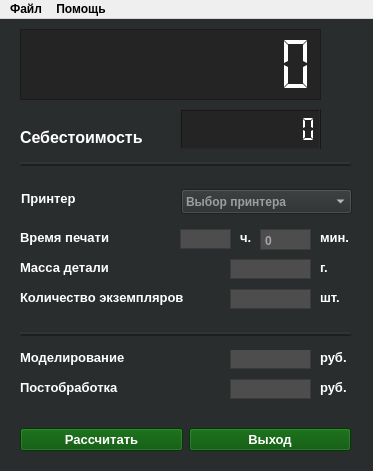
<?xml version="1.0" encoding="UTF-8"?>
<ui version="4.0">
 <class>MainWindow</class>
 <widget class="QMainWindow" name="Calc3DbyRisen">
  <property name="geometry">
   <rect>
    <x>0</x>
    <y>0</y>
    <width>373</width>
    <height>471</height>
   </rect>
  </property>
  <property name="font">
   <font>
    <bold>true</bold>
   </font>
  </property>
  <property name="acceptDrops">
   <bool>false</bool>
  </property>
  <property name="windowTitle">
   <string>Calc3D by Risen v.1.0.0</string>
  </property>
  <property name="windowIcon">
   <iconset>
    <normaloff>img/logo-1.png</normaloff>img/logo-1.png</iconset>
  </property>
  <property name="autoFillBackground">
   <bool>true</bool>
  </property>
  <property name="styleSheet">
   <string notr="true"/>
  </property>
  <property name="dockOptions">
   <set>QMainWindow::DockOption::AllowTabbedDocks|QMainWindow::DockOption::AnimatedDocks</set>
  </property>
  <widget class="QWidget" name="centralwidget">
<property name="styleSheet">
  <string notr="true">
    background-color: rgb(42, 45, 46);
    color: white; 
  </string>
</property>
   <widget class="QLabel" name="quantity">
    <property name="geometry">
     <rect>
      <x>20</x>
      <y>270</y>
      <width>171</width>
      <height>17</height>
     </rect>
    </property>
    <property name="font">
     <font>
      <pointsize>10</pointsize>
      <bold>true</bold>
     </font>
    </property>
    <property name="styleSheet">
     <string notr="true">color: rgb(255, 255, 255);</string>
    </property>
    <property name="text">
     <string>Количество экземпляров</string>
    </property>
   </widget>
   <widget class="QLabel" name="weight">
    <property name="geometry">
     <rect>
      <x>20</x>
      <y>240</y>
      <width>101</width>
      <height>17</height>
     </rect>
    </property>
    <property name="font">
     <font>
      <pointsize>10</pointsize>
      <bold>true</bold>
     </font>
    </property>
    <property name="styleSheet">
     <string notr="true">color: rgb(255, 255, 255);</string>
    </property>
    <property name="text">
     <string>Масса детали</string>
    </property>
   </widget>
   <widget class="QLabel" name="time_print">
    <property name="geometry">
     <rect>
      <x>20</x>
      <y>210</y>
      <width>101</width>
      <height>17</height>
     </rect>
    </property>
    <property name="font">
     <font>
      <pointsize>10</pointsize>
      <bold>true</bold>
     </font>
    </property>
    <property name="styleSheet">
     <string notr="true">color: rgb(255, 255, 255);</string>
    </property>
    <property name="text">
     <string>Время печати</string>
    </property>
   </widget>
   <widget class="QLabel" name="printer">
    <property name="geometry">
     <rect>
      <x>21</x>
      <y>171</y>
      <width>81</width>
      <height>17</height>
     </rect>
    </property>
    <property name="font">
     <font>
      <pointsize>10</pointsize>
      <bold>true</bold>
     </font>
    </property>
    <property name="styleSheet">
     <string notr="true">color: rgb(255, 255, 255);</string>
    </property>
    <property name="text">
     <string>Принтер</string>
    </property>
   </widget>
   <widget class="QComboBox" name="printer_menu">
    <property name="geometry">
     <rect>
      <x>181</x>
      <y>170</y>
      <width>171</width>
      <height>25</height>
     </rect>
    </property>
    <property name="styleSheet">
     <string notr="true">alternate-background-color: rgb(77, 77, 77);</string>
    </property>
    <property name="acceptDrops">
     <bool>true</bool>
    </property>
    <property name="styleSheet">
     <string notr="true">alternate-background-color: rgb(77, 77, 77);</string>
    </property>
    <property name="currentText">
     <string/>
    </property>
    <property name="currentIndex">
     <number>-1</number>
    </property>
    <property name="insertPolicy">
     <enum>QComboBox::InsertPolicy::NoInsert</enum>
    </property>
    <property name="placeholderText">
     <string>Выбор принтера</string>
    </property>
    <item>
     <property name="text">
      <string>None</string>
     </property>
    </item>
    <item>
     <property name="text">
      <string>Checked</string>
     </property>
    </item>
   </widget>
   <widget class="QLCDNumber" name="lcd_result">
    <property name="geometry">
     <rect>
      <x>20</x>
      <y>10</y>
      <width>301</width>
      <height>71</height>
     </rect>
    </property>
    <property name="font">
     <font>
      <pointsize>10</pointsize>
      <bold>true</bold>
     </font>
    </property>
    <property name="autoFillBackground">
     <bool>false</bool>
    </property>
    <property name="styleSheet">
     <string notr="true">background-color: rgb(36, 36, 36);</string>
    </property>
    <property name="frameShape">
     <enum>QFrame::Shape::StyledPanel</enum>
    </property>
    <property name="frameShadow">
     <enum>QFrame::Shadow::Raised</enum>
    </property>
    <property name="digitCount">
     <number>10</number>
    </property>
    <property name="segmentStyle">
     <enum>QLCDNumber::SegmentStyle::Flat</enum>
    </property>
   </widget>
   <widget class="QLCDNumber" name="lcd_result_2">
    <property name="geometry">
     <rect>
      <x>180</x>
      <y>90</y>
      <width>141</width>
      <height>41</height>
     </rect>
    </property>
    <property name="styleSheet">
     <string notr="true">background-color: rgb(36, 36, 36);</string>
    </property>
    <property name="digitCount">
     <number>10</number>
    </property>
    <property name="segmentStyle">
     <enum>QLCDNumber::SegmentStyle::Flat</enum>
    </property>
   </widget>
   <widget class="QLabel" name="cost_price">
    <property name="geometry">
     <rect>
      <x>20</x>
      <y>110</y>
      <width>141</width>
      <height>17</height>
     </rect>
    </property>
    <property name="font">
     <font>
      <pointsize>12</pointsize>
      <bold>true</bold>
     </font>
    </property>
    <property name="styleSheet">
     <string notr="true">color: rgb(255, 255, 255);</string>
    </property>
    <property name="text">
     <string>Себестоимость</string>
    </property>
   </widget>
   <widget class="QPlainTextEdit" name="input_hours">
    <property name="geometry">
     <rect>
      <x>180</x>
      <y>210</y>
      <width>51</width>
      <height>20</height>
     </rect>
    </property>
    <property name="sizePolicy">
     <sizepolicy hsizetype="Fixed" vsizetype="Fixed">
      <horstretch>0</horstretch>
      <verstretch>0</verstretch>
     </sizepolicy>
    </property>
    <property name="font">
     <font>
      <pointsize>10</pointsize>
      <bold>true</bold>
      <stylestrategy>PreferAntialias</stylestrategy>
     </font>
    </property>
    <property name="acceptDrops">
     <bool>false</bool>
    </property>
    <property name="toolTipDuration">
     <number>0</number>
    </property>
    <property name="whatsThis">
     <string/>
    </property>
    <property name="autoFillBackground">
     <bool>false</bool>
    </property>
    <property name="styleSheet">
     <string notr="true">background-color: rgb(77, 77, 77);</string>
    </property>
    <property name="inputMethodHints">
     <set>Qt::InputMethodHint::ImhDigitsOnly</set>
    </property>
    <property name="lineWidth">
     <number>0</number>
    </property>
    <property name="verticalScrollBarPolicy">
     <enum>Qt::ScrollBarPolicy::ScrollBarAlwaysOff</enum>
    </property>
    <property name="horizontalScrollBarPolicy">
     <enum>Qt::ScrollBarPolicy::ScrollBarAsNeeded</enum>
    </property>
    <property name="undoRedoEnabled">
     <bool>false</bool>
    </property>
    <property name="lineWrapMode">
     <enum>QPlainTextEdit::LineWrapMode::NoWrap</enum>
    </property>
    <property name="plainText">
     <string notr="true"/>
    </property>
    <property name="tabStopDistance">
     <double>80.000000000000000</double>
    </property>
    <property name="maximumBlockCount">
     <number>3</number>
    </property>
    <property name="centerOnScroll">
     <bool>false</bool>
    </property>
    <property name="placeholderText">
     <string notr="true">0</string>
    </property>
   </widget>
   <widget class="QLabel" name="text_time_hours">
    <property name="geometry">
     <rect>
      <x>240</x>
      <y>210</y>
      <width>21</width>
      <height>17</height>
     </rect>
    </property>
    <property name="styleSheet">
      <string notr="true">background-color: rgb(0, 0, 0);</string>
    </property>
    <property name="font">
     <font>
      <pointsize>10</pointsize>
      <bold>true</bold>
     </font>
    </property>
    <property name="styleSheet">
     <string notr="true">color: rgb(255, 255, 255);</string>
    </property>
    <property name="text">
     <string>ч.</string>
    </property>
   </widget>
   <widget class="QPlainTextEdit" name="input_minutes">
    <property name="geometry">
     <rect>
      <x>260</x>
      <y>210</y>
      <width>51</width>
      <height>21</height>
     </rect>
    </property>
    <property name="acceptDrops">
     <bool>false</bool>
    </property>
    <property name="styleSheet">
     <string notr="true">background-color: rgb(77, 77, 77);</string>
    </property>
    <property name="inputMethodHints">
     <set>Qt::InputMethodHint::ImhDigitsOnly</set>
    </property>
    <property name="maximumBlockCount">
     <number>3</number>
    </property>
    <property name="centerOnScroll">
     <bool>true</bool>
    </property>
    <property name="placeholderText">
     <string>0</string>
    </property>
   </widget>
   <widget class="QLabel" name="text_time_minuts">
    <property name="geometry">
     <rect>
      <x>320</x>
      <y>210</y>
      <width>31</width>
      <height>17</height>
     </rect>
    </property>
    <property name="font">
     <font>
      <pointsize>10</pointsize>
      <bold>true</bold>
     </font>
    </property>
    <property name="styleSheet">
     <string notr="true">color: rgb(255, 255, 255);</string>
    </property>
    <property name="text">
     <string>мин.</string>
    </property>
   </widget>
   <widget class="QPlainTextEdit" name="input_gram">
    <property name="geometry">
     <rect>
      <x>230</x>
      <y>240</y>
      <width>81</width>
      <height>20</height>
     </rect>
    </property>
    <property name="sizePolicy">
     <sizepolicy hsizetype="Fixed" vsizetype="Fixed">
      <horstretch>0</horstretch>
      <verstretch>0</verstretch>
     </sizepolicy>
    </property>
    <property name="font">
     <font>
      <pointsize>10</pointsize>
      <bold>true</bold>
      <stylestrategy>PreferAntialias</stylestrategy>
     </font>
    </property>
    <property name="acceptDrops">
     <bool>false</bool>
    </property>
    <property name="toolTipDuration">
     <number>0</number>
    </property>
    <property name="autoFillBackground">
     <bool>false</bool>
    </property>
    <property name="styleSheet">
     <string notr="true">background-color: rgb(77, 77, 77);</string>
    </property>
    <property name="inputMethodHints">
     <set>Qt::InputMethodHint::ImhFormattedNumbersOnly</set>
    </property>
    <property name="lineWidth">
     <number>0</number>
    </property>
    <property name="verticalScrollBarPolicy">
     <enum>Qt::ScrollBarPolicy::ScrollBarAlwaysOff</enum>
    </property>
    <property name="horizontalScrollBarPolicy">
     <enum>Qt::ScrollBarPolicy::ScrollBarAsNeeded</enum>
    </property>
    <property name="plainText">
     <string notr="true"/>
    </property>
    <property name="centerOnScroll">
     <bool>true</bool>
    </property>
    <property name="placeholderText">
     <string>0</string>
    </property>
   </widget>
   <widget class="QPlainTextEdit" name="input_things">
    <property name="geometry">
     <rect>
      <x>230</x>
      <y>270</y>
      <width>81</width>
      <height>20</height>
     </rect>
    </property>
    <property name="sizePolicy">
     <sizepolicy hsizetype="Fixed" vsizetype="Fixed">
      <horstretch>0</horstretch>
      <verstretch>0</verstretch>
     </sizepolicy>
    </property>
    <property name="font">
     <font>
      <pointsize>10</pointsize>
      <bold>true</bold>
      <stylestrategy>PreferAntialias</stylestrategy>
     </font>
    </property>
    <property name="acceptDrops">
     <bool>false</bool>
    </property>
    <property name="toolTipDuration">
     <number>0</number>
    </property>
    <property name="autoFillBackground">
     <bool>false</bool>
    </property>
    <property name="styleSheet">
     <string notr="true">background-color: rgb(77, 77, 77);</string>
    </property>
    <property name="inputMethodHints">
     <set>Qt::InputMethodHint::ImhDigitsOnly</set>
    </property>
    <property name="lineWidth">
     <number>0</number>
    </property>
    <property name="verticalScrollBarPolicy">
     <enum>Qt::ScrollBarPolicy::ScrollBarAlwaysOff</enum>
    </property>
    <property name="horizontalScrollBarPolicy">
     <enum>Qt::ScrollBarPolicy::ScrollBarAsNeeded</enum>
    </property>
    <property name="plainText">
     <string notr="true"/>
    </property>
    <property name="centerOnScroll">
     <bool>true</bool>
    </property>
    <property name="placeholderText">
     <string>0</string>
    </property>
   </widget>
   <widget class="QPlainTextEdit" name="input_mod">
    <property name="geometry">
     <rect>
      <x>230</x>
      <y>330</y>
      <width>81</width>
      <height>20</height>
     </rect>
    </property>
    <property name="sizePolicy">
     <sizepolicy hsizetype="Fixed" vsizetype="Fixed">
      <horstretch>0</horstretch>
      <verstretch>0</verstretch>
     </sizepolicy>
    </property>
    <property name="font">
     <font>
      <pointsize>10</pointsize>
      <bold>true</bold>
      <stylestrategy>PreferAntialias</stylestrategy>
     </font>
    </property>
    <property name="acceptDrops">
     <bool>false</bool>
    </property>
    <property name="toolTipDuration">
     <number>0</number>
    </property>
    <property name="autoFillBackground">
     <bool>false</bool>
    </property>
    <property name="styleSheet">
     <string notr="true">background-color: rgb(77, 77, 77);</string>
    </property>
    <property name="inputMethodHints">
     <set>Qt::InputMethodHint::ImhDigitsOnly</set>
    </property>
    <property name="lineWidth">
     <number>0</number>
    </property>
    <property name="verticalScrollBarPolicy">
     <enum>Qt::ScrollBarPolicy::ScrollBarAlwaysOff</enum>
    </property>
    <property name="horizontalScrollBarPolicy">
     <enum>Qt::ScrollBarPolicy::ScrollBarAsNeeded</enum>
    </property>
    <property name="plainText">
     <string notr="true"/>
    </property>
    <property name="centerOnScroll">
     <bool>true</bool>
    </property>
    <property name="placeholderText">
     <string>0</string>
    </property>
   </widget>
   <widget class="QPlainTextEdit" name="input_post">
    <property name="geometry">
     <rect>
      <x>230</x>
      <y>360</y>
      <width>81</width>
      <height>20</height>
     </rect>
    </property>
    <property name="sizePolicy">
     <sizepolicy hsizetype="Fixed" vsizetype="Fixed">
      <horstretch>0</horstretch>
      <verstretch>0</verstretch>
     </sizepolicy>
    </property>
    <property name="font">
     <font>
      <pointsize>10</pointsize>
      <bold>true</bold>
      <stylestrategy>PreferAntialias</stylestrategy>
     </font>
    </property>
    <property name="acceptDrops">
     <bool>false</bool>
    </property>
    <property name="toolTipDuration">
     <number>0</number>
    </property>
    <property name="autoFillBackground">
     <bool>false</bool>
    </property>
    <property name="styleSheet">
     <string notr="true">background-color: rgb(77, 77, 77);</string>
    </property>
    <property name="inputMethodHints">
     <set>Qt::InputMethodHint::ImhDigitsOnly</set>
    </property>
    <property name="lineWidth">
     <number>0</number>
    </property>
    <property name="verticalScrollBarPolicy">
     <enum>Qt::ScrollBarPolicy::ScrollBarAlwaysOff</enum>
    </property>
    <property name="horizontalScrollBarPolicy">
     <enum>Qt::ScrollBarPolicy::ScrollBarAsNeeded</enum>
    </property>
    <property name="plainText">
     <string notr="true"/>
    </property>
    <property name="centerOnScroll">
     <bool>true</bool>
    </property>
    <property name="placeholderText">
     <string>0</string>
    </property>
   </widget>
   <widget class="QLabel" name="text_gram">
    <property name="geometry">
     <rect>
      <x>320</x>
      <y>240</y>
      <width>31</width>
      <height>17</height>
     </rect>
    </property>
    <property name="font">
     <font>
      <pointsize>10</pointsize>
      <bold>true</bold>
     </font>
    </property>
    <property name="styleSheet">
     <string notr="true">color: rgb(255, 255, 255);</string>
    </property>
    <property name="text">
     <string>г.</string>
    </property>
   </widget>
   <widget class="QLabel" name="text_things">
    <property name="geometry">
     <rect>
      <x>320</x>
      <y>270</y>
      <width>31</width>
      <height>17</height>
     </rect>
    </property>
    <property name="font">
     <font>
      <pointsize>10</pointsize>
      <bold>true</bold>
     </font>
    </property>
    <property name="styleSheet">
     <string notr="true">color: rgb(255, 255, 255);</string>
    </property>
    <property name="text">
     <string>шт.</string>
    </property>
   </widget>
   <widget class="QLabel" name="text_rub_mod">
    <property name="geometry">
     <rect>
      <x>320</x>
      <y>330</y>
      <width>31</width>
      <height>17</height>
     </rect>
    </property>
    <property name="font">
     <font>
      <pointsize>10</pointsize>
      <bold>true</bold>
     </font>
    </property>
    <property name="styleSheet">
     <string notr="true">color: rgb(255, 255, 255);</string>
    </property>
    <property name="text">
     <string>руб.</string>
    </property>
   </widget>
   <widget class="QLabel" name="text_rub_post">
    <property name="geometry">
     <rect>
      <x>320</x>
      <y>360</y>
      <width>31</width>
      <height>17</height>
     </rect>
    </property>
    <property name="font">
     <font>
      <pointsize>10</pointsize>
      <bold>true</bold>
     </font>
    </property>
    <property name="styleSheet">
     <string notr="true">color: rgb(255, 255, 255);</string>
    </property>
    <property name="text">
     <string>руб.</string>
    </property>
   </widget>
   <widget class="QLabel" name="ico_rub">
    <property name="geometry">
     <rect>
      <x>330</x>
      <y>50</y>
      <width>31</width>
      <height>31</height>
     </rect>
    </property>
    <property name="text">
     <string/>
    </property>
    <property name="pixmap">
     <pixmap>img/rubl.png</pixmap>
    </property>
    <property name="scaledContents">
     <bool>true</bool>
    </property>
   </widget>
   <widget class="QFrame" name="frame">
    <property name="geometry">
     <rect>
      <x>20</x>
      <y>130</y>
      <width>331</width>
      <height>31</height>
     </rect>
    </property>
    <property name="frameShape">
     <enum>QFrame::Shape::HLine</enum>
    </property>
    <property name="frameShadow">
     <enum>QFrame::Shadow::Raised</enum>
    </property>
    <property name="lineWidth">
     <number>2</number>
    </property>
   </widget>
   <widget class="QFrame" name="frame_2">
    <property name="geometry">
     <rect>
      <x>20</x>
      <y>300</y>
      <width>331</width>
      <height>31</height>
     </rect>
    </property>
    <property name="frameShape">
     <enum>QFrame::Shape::HLine</enum>
    </property>
    <property name="frameShadow">
     <enum>QFrame::Shadow::Raised</enum>
    </property>
    <property name="lineWidth">
     <number>2</number>
    </property>
   </widget>
   <widget class="QWidget" name="layoutWidget">
    <property name="geometry">
     <rect>
      <x>20</x>
      <y>400</y>
      <width>331</width>
      <height>41</height>
     </rect>
    </property>
    <layout class="QHBoxLayout" name="buttons">
     <item>
      <widget class="QPushButton" name="get_result_btn">
       <property name="font">
        <font>
         <pointsize>10</pointsize>
         <italic>false</italic>
         <bold>true</bold>
         <stylestrategy>PreferAntialias</stylestrategy>
         <kerning>true</kerning>
        </font>
       </property>
       <property name="acceptDrops">
        <bool>true</bool>
       </property>
       <property name="styleSheet">
        <string notr="true">background-color: rgb(0, 80, 0);</string>
       </property>
       <property name="text">
        <string>Рассчитать</string>
       </property>
       <property name="icon">
        <iconset>
         <normaloff>img/calc.png</normaloff>img/calc.png</iconset>
       </property>
       <property name="iconSize">
        <size>
         <width>20</width>
         <height>20</height>
        </size>
       </property>
      </widget>
     </item>
     <item>
      <widget class="QPushButton" name="exit_btn">
       <property name="font">
        <font>
         <pointsize>10</pointsize>
         <bold>true</bold>
        </font>
       </property>
       <property name="styleSheet">
        <string notr="true">background-color: rgb(0, 80, 0);</string>
       </property>
       <property name="text">
        <string>Выход</string>
       </property>
       <property name="icon">
        <iconset>
         <normaloff>img/exit.png</normaloff>img/exit.png</iconset>
       </property>
       <property name="iconSize">
        <size>
         <width>20</width>
         <height>20</height>
        </size>
       </property>
      </widget>
     </item>
    </layout>
   </widget>
   <widget class="QLabel" name="modeling">
    <property name="geometry">
     <rect>
      <x>20</x>
      <y>330</y>
      <width>141</width>
      <height>17</height>
     </rect>
    </property>
    <property name="font">
     <font>
      <pointsize>10</pointsize>
      <bold>true</bold>
     </font>
    </property>
    <property name="styleSheet">
     <string notr="true">color: rgb(255, 255, 255);</string>
    </property>
    <property name="text">
     <string>Моделирование</string>
    </property>
   </widget>
   <widget class="QLabel" name="post_print">
    <property name="enabled">
     <bool>false</bool>
    </property>
    <property name="geometry">
     <rect>
      <x>20</x>
      <y>360</y>
      <width>121</width>
      <height>17</height>
     </rect>
    </property>
    <property name="font">
     <font>
      <pointsize>10</pointsize>
      <bold>true</bold>
     </font>
    </property>
    <property name="styleSheet">
     <string notr="true">color: rgb(255, 255, 255);</string>
    </property>
    <property name="text">
     <string>Постобработка</string>
    </property>
   </widget>
  </widget>
  <widget class="QMenuBar" name="menubar">
   <property name="geometry">
    <rect>
     <x>0</x>
     <y>0</y>
     <width>373</width>
     <height>22</height>
    </rect>
   </property>
   <widget class="QMenu" name="settings">
    <property name="title">
     <string>Файл</string>
    </property>
    <widget class="QMenu" name="pressets">
     <property name="title">
      <string>Пресеты принтера</string>
     </property>
     <addaction name="add_preset"/>
     <addaction name="edit_printer"/>
     <addaction name="del_printer"/>
    </widget>
    <addaction name="settings_2"/>
    <addaction name="pressets"/>
    <addaction name="separator"/>
    <addaction name="separator"/>
    <addaction name="action_3"/>
   </widget>
   <widget class="QMenu" name="help">
    <property name="contextMenuPolicy">
     <enum>Qt::ContextMenuPolicy::DefaultContextMenu</enum>
    </property>
    <property name="autoFillBackground">
     <bool>false</bool>
    </property>
    <property name="tearOffEnabled">
     <bool>false</bool>
    </property>
    <property name="title">
     <string>Помощь</string>
    </property>
    <property name="separatorsCollapsible">
     <bool>false</bool>
    </property>
    <addaction name="check_update"/>
    <addaction name="formula"/>
    <addaction name="about"/>
   </widget>
   <addaction name="settings"/>
   <addaction name="help"/>
  </widget>
  <action name="check_update">
   <property name="checkable">
    <bool>false</bool>
   </property>
   <property name="text">
    <string>Проверить обновления</string>
   </property>
  </action>
  <action name="formula">
   <property name="text">
    <string>Как расчитывается стоимость</string>
   </property>
  </action>
  <action name="about">
   <property name="text">
    <string>О програме</string>
   </property>
  </action>
  <action name="settings_2">
   <property name="text">
    <string>Настройки</string>
   </property>
  </action>
  <action name="add_preset">
   <property name="text">
    <string>Добавить принтер</string>
   </property>
  </action>
  <action name="edit_printer">
   <property name="text">
    <string>Редактировать принтер</string>
   </property>
  </action>
  <action name="del_printer">
   <property name="text">
    <string>Удалить принтер</string>
   </property>
  </action>
  <action name="action_3">
   <property name="text">
    <string>Выход</string>
   </property>
   <property name="menuRole">
    <enum>QAction::MenuRole::QuitRole</enum>
   </property>
  </action>
 </widget>
 <resources/>
 <connections/>
</ui>
